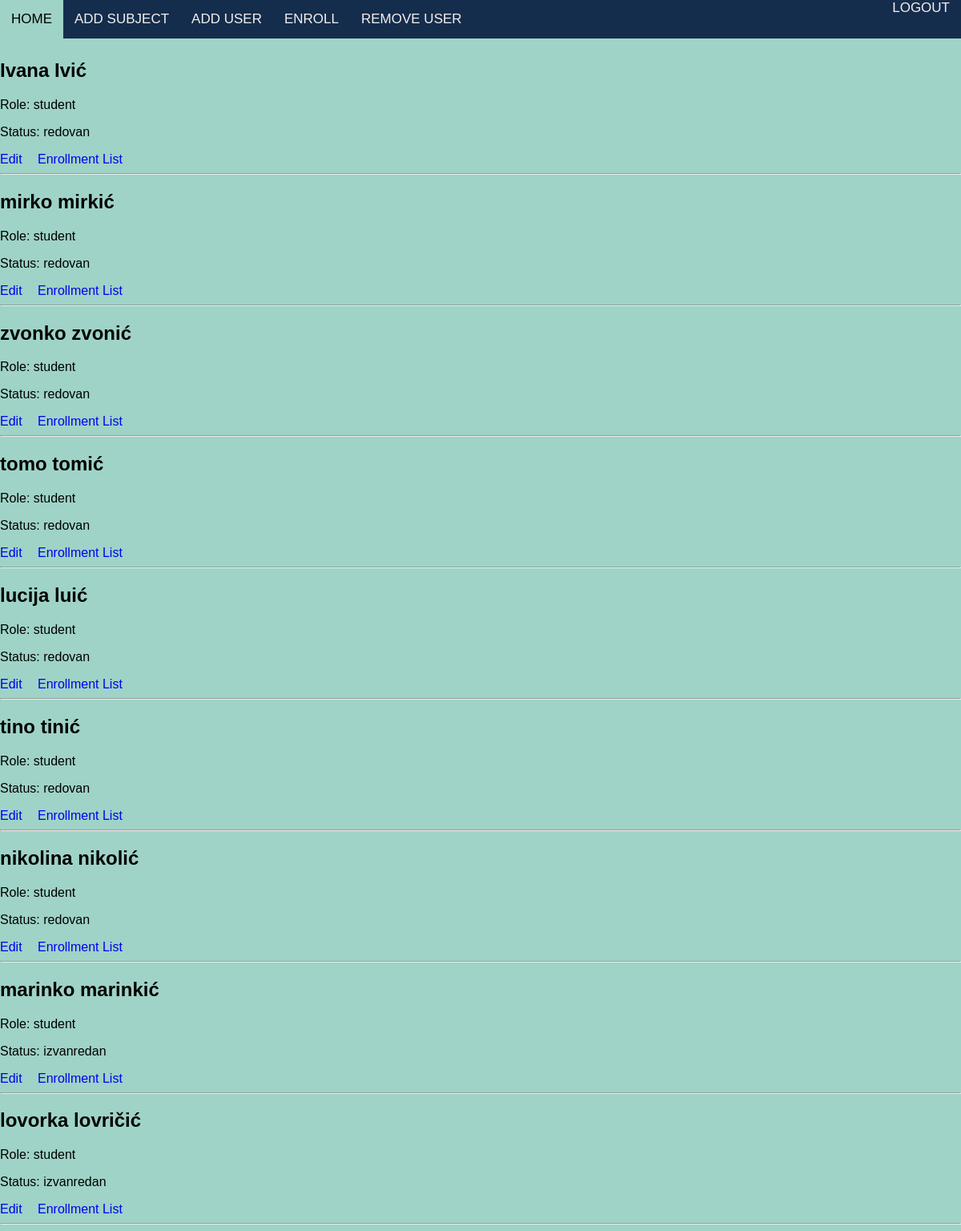
The app's page /students/ (signed in) with its own data.
### EnrollmentApp/models.py (models this page shows, shortened)
class Korisnici(AbstractUser):
    class RoleChoices(Enum):
        ADMINISTRATOR = 'administrator'
        PROFESOR = 'profesor'
        STUDENT = 'student'
    class StatusChoices(Enum):
        NONE = 'none'
        REDOVAN = 'redovan'
        IZVANREDAN = 'izvanredan'
    role = models.CharField(max_length=20, choices=[(role.value, role.name) for role in RoleChoices])
    status = models.CharField(max_length=20, choices=[(status.value, status.name) for status in StatusChoices])
    user_permissions = models.ManyToManyField(
        Permission,
        verbose_name='user permissions',
        blank=True,
        related_name='korisnici_set'
    )
    groups = models.ManyToManyField(
        'auth.Group',
        verbose_name='groups',
        blank=True,
        related_name='korisnici_set'
    )
    @classmethod
    def get_students(cls):
        return cls.objects.filter(role=cls.RoleChoices.STUDENT.value)

### EnrollmentApp/views.py (the view)
# urls.py: path('students/', views.student_list, name='student_list'),
@login_required
@user_passes_test(check_admin)
def student_list(request):
    students = Korisnici.get_students()
    return render(request, 'student_list.html', {'students': students})

### EnrollmentApp/views.py (called while the page is built)
def check_admin(user):
    return user.role == 'administrator'

### EnrollmentApp/templates/student_list.html (shortened to what this page needs)
{% load static %}
<!DOCTYPE html>
<html>
<head>
    <link rel="stylesheet" type="text/css" href="{% static 'css/style.css' %}">
</head>
<body>
    <nav>
        <div class="nav-left">
            <a href="{% url 'success' %}">HOME</a>
            <a href="{% url 'add_subject' %}">ADD SUBJECT</a>
            <a href="{% url 'add_user' %}">ADD USER</a>
            <a href="{% url 'create_enrollment' %}"> ENROLL</a>
            <a href="{% url 'user_list' %}">REMOVE USER</a>
        </div>
        <div class="nav-right">
            <a href="{% url 'logout' %}" class="logout">LOGOUT</a>
        </div>
    </nav>
    <br>
    <br>
    <br>
    {% for student in students %}
    <div class="student-info">
        <h2>{{ student.first_name }} {{ student.last_name }}</h2>
        <p>Role: {{ student.role }}</p>
        <p>Status: {{ student.status }}</p>
        <a href="{% url 'edit_student' student.id %}" class="list" >Edit  </a>
        <a href="{% url 'enrollment_list' student.id %}" class="list">Enrollment List</a>
    </div>
    <hr>
    {% endfor %}
</body>
</html>

### static/css/style.css (style rules this page uses)
body { font-family: Arial, sans-serif; background-color: #9fd3c7; margin: 0px; padding: 0px; }
nav { position: fixed; overflow: hidden; top: 0; width: 100%; display: flex; flex-wrap: wrap; background-color: #142d4c; color: rgb(245, 239, 238); z-index: 100; }
.nav-left { display: flex; }
.nav-right { margin-left: auto; }
nav a { text-align: center; padding: 14px; text-decoration: none; font-size: 17px; overflow: hidden; color: rgb(245, 239, 238); }
.list { text-decoration: none; }

### records on screen
Korisnici: first_name "Ivana", last_name "Ivić", role "student", status "redovan"
Korisnici: first_name "mirko", last_name "mirkić", role "student", status "redovan"
Korisnici: first_name "zvonko", last_name "zvonić", role "student", status "redovan"
Korisnici: first_name "tomo", last_name "tomić", role "student", status "redovan"
Korisnici: first_name "lucija", last_name "luić", role "student", status "redovan"
Korisnici: first_name "tino", last_name "tinić", role "student", status "redovan"
Korisnici: first_name "nikolina", last_name "nikolić", role "student", status "redovan"
Korisnici: first_name "marinko", last_name "marinkić", role "student", status "izvanredan"
Korisnici: first_name "lovorka", last_name "lovričić", role "student", status "izvanredan"
